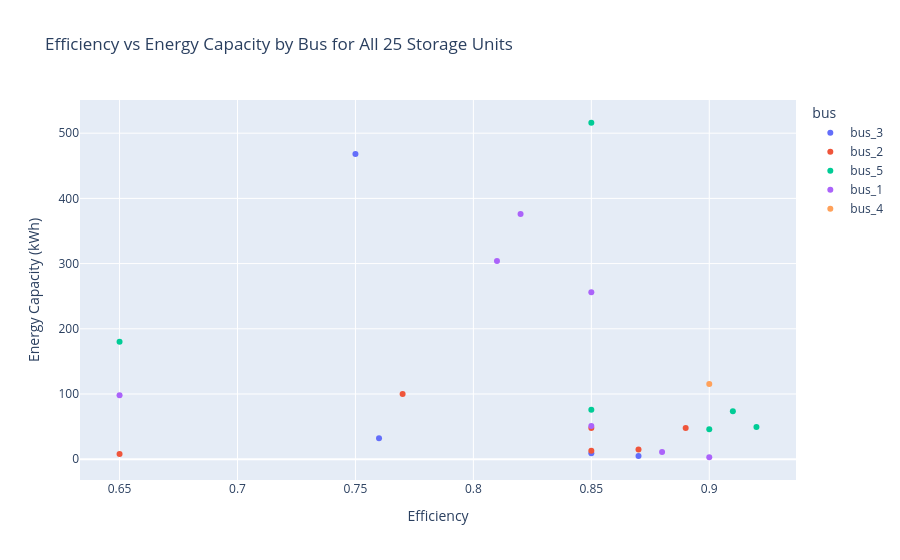

The code cell stored with this chart in its notebook:
### Markdown cell above
### Chart 2 : Efficiency vs Energy Capacity

An interactive scatter plot showing the relationship between 
efficiency and energy capacity for all 25 storage units.
Hover over each dot to see the full details of that storage unit.

---

### Code cell
# Interactive scatter plot
fig = px.scatter(
    df1,
    x="Efficiency",
    y="energy capacity (kWh)",
    color="bus",
    hover_data=["id", "duration", "power capability"],
    title="Efficiency vs Energy Capacity by Bus for All 25 Storage Units",
    labels={
        "energy capacity (kWh)": "Energy Capacity (kWh)",
        "Efficiency": "Efficiency"
    }
)

fig.show()

### Figure 1 — Plotly figure (JSON) as saved in the notebook; plotly's stock layout.template omitted (floating-point values rounded to 4 significant figures)
{"data": [{"customdata": [["stor1", 4, 8], ["stor2", 1, 5], ["stor3", 0.5, 18], ["stor24", 9, 52]], "hovertemplate": "bus=bus_3<br>Efficiency=%{x}<br>Energy Capacity (kWh)=%{y}<br>id=%{customdata[0]}<br>duration=%{customdata[1]}<br>power capability=%{customdata[2]}<extra></extra>", "legendgroup": "bus_3", "marker": {"color": "#636efa", "symbol": "circle"}, "mode": "markers", "name": "bus_3", "orientation": "v", "showlegend": true, "type": "scatter", "x": [0.76, 0.87, 0.85, 0.75], "xaxis": "x", "y": [32.0, 5.0, 9.0, 468.0], "yaxis": "y"}, {"customdata": [["stor4", 4, 12], ["stor5", 3, 5], ["stor10", 4, 2], ["stor15", 4, 12], ["stor16", 4, 25], ["stor18", 1, 13], ["stor999", 2, null]], "hovertemplate": "bus=bus_2<br>Efficiency=%{x}<br>Energy Capacity (kWh)=%{y}<br>id=%{customdata[0]}<br>duration=%{customdata[1]}<br>power capability=%{customdata[2]}<extra></extra>", "legendgroup": "bus_2", "marker": {"color": "#EF553B", "symbol": "circle"}, "mode": "markers", "name": "bus_2", "orientation": "v", "showlegend": true, "type": "scatter", "x": [0.89, 0.87, 0.65, 0.85, 0.77, 0.85, 0.8], "xaxis": "x", "y": [48.0, 15.0, 8.0, 48.0, 100.0, 13.0, NaN], "yaxis": "y"}, {"customdata": [["stor6", 2, 38], ["stor11", 6, 86], ["stor12", 0.5, 99], ["stor13", 1.5, 49], ["stor14", 1, 46], ["stor19", 4, 45]], "hovertemplate": "bus=bus_5<br>Efficiency=%{x}<br>Energy Capacity (kWh)=%{y}<br>id=%{customdata[0]}<br>duration=%{customdata[1]}<br>power capability=%{customdata[2]}<extra></extra>", "legendgroup": "bus_5", "marker": {"color": "#00cc96", "symbol": "circle"}, "mode": "markers", "name": "bus_5", "orientation": "v", "showlegend": true, "type": "scatter", "x": [0.85, 0.85, 0.92, 0.91, 0.9, 0.65], "xaxis": "x", "y": [76.0, 516.0, 49.5, 73.5, 46.0, 180.0], "yaxis": "y"}, {"customdata": [["stor7", 1.5, 34], ["stor8", 1, 3], ["stor9", 0.5, 22], ["stor20", 4, 76], ["stor21", 4, 94], ["stor22", 1, 98], ["stor23", 4, 64]], "hovertemplate": "bus=bus_1<br>Efficiency=%{x}<br>Energy Capacity (kWh)=%{y}<br>id=%{customdata[0]}<br>duration=%{customdata[1]}<br>power capability=%{customdata[2]}<extra></extra>", "legendgroup": "bus_1", "marker": {"color": "#ab63fa", "symbol": "circle"}, "mode": "markers", "name": "bus_1", "orientation": "v", "showlegend": true, "type": "scatter", "x": [0.85, 0.9, 0.88, 0.81, 0.82, 0.65, 0.85], "xaxis": "x", "y": [51.0, 3.0, 11.0, 304.0, 376.0, 98.0, 256.0], "yaxis": "y"}, {"customdata": [["stor17", 3.5, 33]], "hovertemplate": "bus=bus_4<br>Efficiency=%{x}<br>Energy Capacity (kWh)=%{y}<br>id=%{customdata[0]}<br>duration=%{customdata[1]}<br>power capability=%{customdata[2]}<extra></extra>", "legendgroup": "bus_4", "marker": {"color": "#FFA15A", "symbol": "circle"}, "mode": "markers", "name": "bus_4", "orientation": "v", "showlegend": true, "type": "scatter", "x": [0.9], "xaxis": "x", "y": [115.5], "yaxis": "y"}], "layout": {"legend": {"title": {"text": "bus"}, "tracegroupgap": 0}, "title": {"text": "Efficiency vs Energy Capacity by Bus for All 25 Storage Units"}, "xaxis": {"anchor": "y", "domain": [0, 1], "title": {"text": "Efficiency"}}, "yaxis": {"anchor": "x", "domain": [0, 1], "title": {"text": "Energy Capacity (kWh)"}}}}
